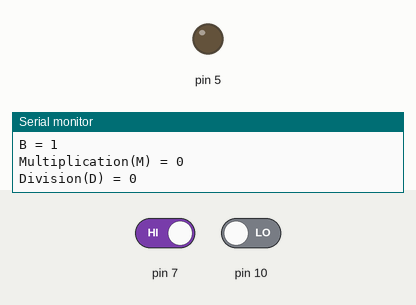
A sketch run on a simulated Arduino Uno, built with avr-gcc and run on an emulated ATmega328P. On the bench: output pins drawn as LEDs (lit = HIGH), the last lines printed to the serial monitor. The inputs (shaded band) are chosen by the test bench; at power-on: pin 7 HIGH, pin 10 LOW.

Above: at 4.8 s.
4.9 s: pin 7 driven LOW
At 6.8 s:
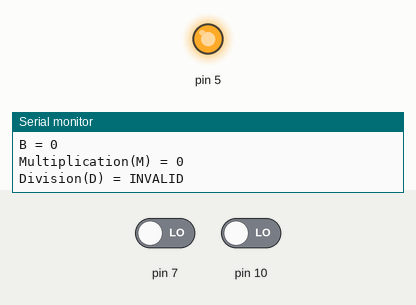
7.6 s: pin 7 driven HIGH
At 8.9 s:
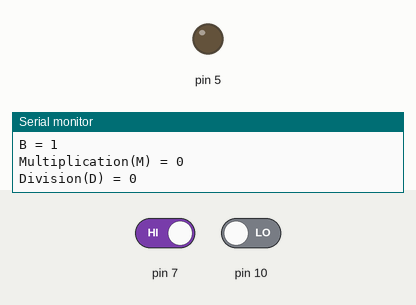
Timing chart, 0 to 10.6 s (numbered marks = the images above; inputs shaded):
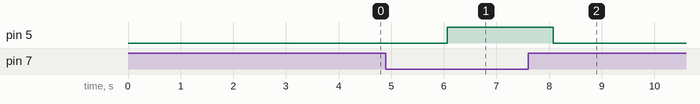

The sketch:

code.ino
```cpp
void setup() {
  Serial.begin(9600);
  pinMode(7, INPUT);
  pinMode(10, INPUT);
  pinMode(5, OUTPUT);

}

void loop() {
  Serial.println("------Calculator------");
  bool A = digitalRead(10);
  bool B = digitalRead(7);

  Serial.print("A = ");
  Serial.println(A);

  Serial.print("B = ");
  Serial.println(B);

  if( B == 0)
  {
    int M = A*B;
    Serial.print("Multiplication(M) = ");
    Serial.println(M);

    Serial.print("Division(D) = ");
    Serial.println("INVALID");
    digitalWrite(5, HIGH);
  }

  else
  {
    int M = A*B;
    int D = A/B;
    Serial.print("Multiplication(M) = ");
    Serial.println(M);

    Serial.print("Division(D) = ");
    Serial.println(D);
    digitalWrite(5, LOW);
  }


  delay(2000);

}
```

Measured:
- after the input at 4.9 s, pin 5: LOW → HIGH after 1.2 s
- after the input at 7.6 s, pin 5: HIGH → LOW after 0.47 s
